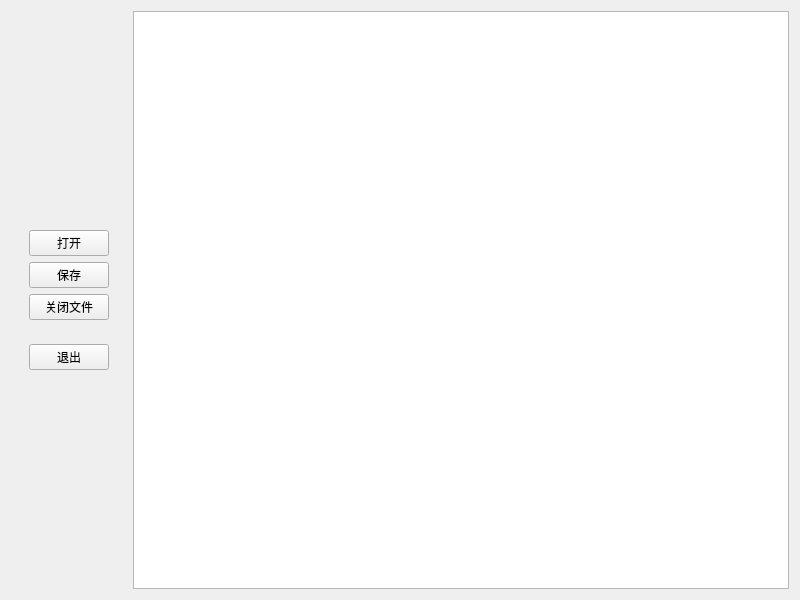
<?xml version="1.0" encoding="UTF-8"?>
<ui version="4.0">
 <class>Widget</class>
 <widget class="QWidget" name="Widget">
  <property name="geometry">
   <rect>
    <x>0</x>
    <y>0</y>
    <width>800</width>
    <height>600</height>
   </rect>
  </property>
  <property name="windowTitle">
   <string>Widget</string>
  </property>
  <layout class="QHBoxLayout" name="horizontalLayout">
   <item>
    <widget class="QWidget" name="toolBar" native="true">
     <property name="enabled">
      <bool>true</bool>
     </property>
     <property name="sizePolicy">
      <sizepolicy hsizetype="Fixed" vsizetype="Fixed">
       <horstretch>0</horstretch>
       <verstretch>0</verstretch>
      </sizepolicy>
     </property>
     <layout class="QVBoxLayout" name="verticalLayout">
      <item>
       <widget class="QWidget" name="fileBar" native="true">
        <property name="sizePolicy">
         <sizepolicy hsizetype="Fixed" vsizetype="Fixed">
          <horstretch>0</horstretch>
          <verstretch>0</verstretch>
         </sizepolicy>
        </property>
        <layout class="QVBoxLayout" name="verticalLayout_2">
         <item>
          <widget class="QPushButton" name="openButton">
           <property name="sizePolicy">
            <sizepolicy hsizetype="Fixed" vsizetype="Fixed">
             <horstretch>0</horstretch>
             <verstretch>0</verstretch>
            </sizepolicy>
           </property>
           <property name="text">
            <string>打开</string>
           </property>
          </widget>
         </item>
         <item>
          <widget class="QPushButton" name="saveButton">
           <property name="text">
            <string>保存</string>
           </property>
          </widget>
         </item>
         <item>
          <widget class="QPushButton" name="exitFileButton">
           <property name="text">
            <string>关闭文件</string>
           </property>
          </widget>
         </item>
        </layout>
       </widget>
      </item>
      <item>
       <widget class="QWidget" name="widget" native="true">
        <property name="sizePolicy">
         <sizepolicy hsizetype="Fixed" vsizetype="Fixed">
          <horstretch>0</horstretch>
          <verstretch>0</verstretch>
         </sizepolicy>
        </property>
        <layout class="QVBoxLayout" name="verticalLayout_3">
         <item>
          <widget class="QPushButton" name="exitButton">
           <property name="text">
            <string>退出</string>
           </property>
          </widget>
         </item>
        </layout>
       </widget>
      </item>
     </layout>
    </widget>
   </item>
   <item>
    <widget class="QPlainTextEdit" name="mainEdit"/>
   </item>
  </layout>
 </widget>
 <resources/>
 <connections/>
</ui>
